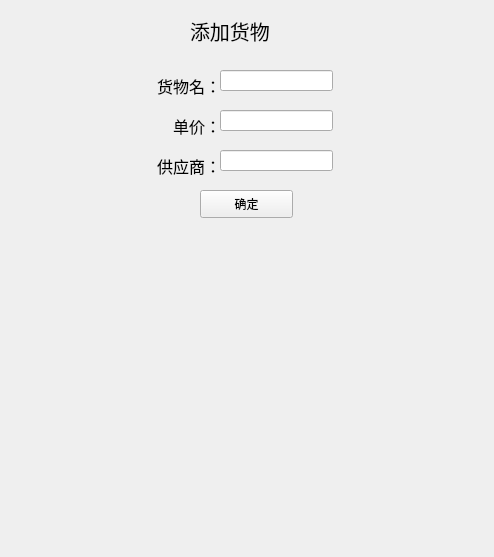
<?xml version="1.0" encoding="UTF-8"?>
<ui version="4.0">
 <class>UpdateDlg</class>
 <widget class="QDialog" name="UpdateDlg">
  <property name="geometry">
   <rect>
    <x>0</x>
    <y>0</y>
    <width>494</width>
    <height>557</height>
   </rect>
  </property>
  <property name="windowTitle">
   <string>Dialog</string>
  </property>
  <widget class="QStackedWidget" name="stackedWidget">
   <property name="geometry">
    <rect>
     <x>0</x>
     <y>0</y>
     <width>491</width>
     <height>551</height>
    </rect>
   </property>
   <property name="currentIndex">
    <number>3</number>
   </property>
   <widget class="QWidget" name="page_sup">
    <widget class="QLabel" name="label">
     <property name="geometry">
      <rect>
       <x>150</x>
       <y>60</y>
       <width>81</width>
       <height>31</height>
      </rect>
     </property>
     <property name="font">
      <font>
       <pointsize>12</pointsize>
      </font>
     </property>
     <property name="text">
      <string>货物名：</string>
     </property>
     <property name="alignment">
      <set>Qt::AlignRight|Qt::AlignTrailing|Qt::AlignVCenter</set>
     </property>
    </widget>
    <widget class="QLabel" name="label_2">
     <property name="geometry">
      <rect>
       <x>150</x>
       <y>100</y>
       <width>81</width>
       <height>31</height>
      </rect>
     </property>
     <property name="font">
      <font>
       <pointsize>12</pointsize>
      </font>
     </property>
     <property name="text">
      <string>单价：</string>
     </property>
     <property name="alignment">
      <set>Qt::AlignRight|Qt::AlignTrailing|Qt::AlignVCenter</set>
     </property>
    </widget>
    <widget class="QLabel" name="label_3">
     <property name="geometry">
      <rect>
       <x>130</x>
       <y>140</y>
       <width>101</width>
       <height>31</height>
      </rect>
     </property>
     <property name="font">
      <font>
       <pointsize>12</pointsize>
      </font>
     </property>
     <property name="text">
      <string>供应商：</string>
     </property>
     <property name="alignment">
      <set>Qt::AlignRight|Qt::AlignTrailing|Qt::AlignVCenter</set>
     </property>
    </widget>
    <widget class="QLineEdit" name="lineEdit_gname">
     <property name="geometry">
      <rect>
       <x>230</x>
       <y>60</y>
       <width>113</width>
       <height>21</height>
      </rect>
     </property>
    </widget>
    <widget class="QLineEdit" name="lineEdit_price">
     <property name="geometry">
      <rect>
       <x>230</x>
       <y>100</y>
       <width>113</width>
       <height>21</height>
      </rect>
     </property>
    </widget>
    <widget class="QLineEdit" name="lineEdit_sname">
     <property name="geometry">
      <rect>
       <x>230</x>
       <y>140</y>
       <width>113</width>
       <height>21</height>
      </rect>
     </property>
    </widget>
    <widget class="QPushButton" name="pushButton_supYes">
     <property name="geometry">
      <rect>
       <x>200</x>
       <y>180</y>
       <width>93</width>
       <height>28</height>
      </rect>
     </property>
     <property name="text">
      <string>确定</string>
     </property>
    </widget>
    <widget class="QLabel" name="label_7">
     <property name="geometry">
      <rect>
       <x>190</x>
       <y>10</y>
       <width>121</width>
       <height>41</height>
      </rect>
     </property>
     <property name="font">
      <font>
       <pointsize>15</pointsize>
      </font>
     </property>
     <property name="text">
      <string>编辑货物</string>
     </property>
    </widget>
   </widget>
   <widget class="QWidget" name="page_app"/>
   <widget class="QWidget" name="page_edit"/>
   <widget class="QWidget" name="page_sup2">
    <widget class="QLabel" name="label_4">
     <property name="geometry">
      <rect>
       <x>120</x>
       <y>150</y>
       <width>101</width>
       <height>31</height>
      </rect>
     </property>
     <property name="font">
      <font>
       <pointsize>12</pointsize>
      </font>
     </property>
     <property name="text">
      <string>供应商：</string>
     </property>
     <property name="alignment">
      <set>Qt::AlignRight|Qt::AlignTrailing|Qt::AlignVCenter</set>
     </property>
    </widget>
    <widget class="QLineEdit" name="lineEdit_price2">
     <property name="geometry">
      <rect>
       <x>220</x>
       <y>110</y>
       <width>113</width>
       <height>21</height>
      </rect>
     </property>
    </widget>
    <widget class="QPushButton" name="pushButton_supYes2">
     <property name="geometry">
      <rect>
       <x>200</x>
       <y>190</y>
       <width>93</width>
       <height>28</height>
      </rect>
     </property>
     <property name="text">
      <string>确定</string>
     </property>
    </widget>
    <widget class="QLineEdit" name="lineEdit_gname2">
     <property name="geometry">
      <rect>
       <x>220</x>
       <y>70</y>
       <width>113</width>
       <height>21</height>
      </rect>
     </property>
    </widget>
    <widget class="QLabel" name="label_5">
     <property name="geometry">
      <rect>
       <x>140</x>
       <y>110</y>
       <width>81</width>
       <height>31</height>
      </rect>
     </property>
     <property name="font">
      <font>
       <pointsize>12</pointsize>
      </font>
     </property>
     <property name="text">
      <string>单价：</string>
     </property>
     <property name="alignment">
      <set>Qt::AlignRight|Qt::AlignTrailing|Qt::AlignVCenter</set>
     </property>
    </widget>
    <widget class="QLineEdit" name="lineEdit_sname2">
     <property name="geometry">
      <rect>
       <x>220</x>
       <y>150</y>
       <width>113</width>
       <height>21</height>
      </rect>
     </property>
    </widget>
    <widget class="QLabel" name="label_6">
     <property name="geometry">
      <rect>
       <x>140</x>
       <y>70</y>
       <width>81</width>
       <height>31</height>
      </rect>
     </property>
     <property name="font">
      <font>
       <pointsize>12</pointsize>
      </font>
     </property>
     <property name="text">
      <string>货物名：</string>
     </property>
     <property name="alignment">
      <set>Qt::AlignRight|Qt::AlignTrailing|Qt::AlignVCenter</set>
     </property>
    </widget>
    <widget class="QLabel" name="label_8">
     <property name="geometry">
      <rect>
       <x>190</x>
       <y>10</y>
       <width>121</width>
       <height>41</height>
      </rect>
     </property>
     <property name="font">
      <font>
       <pointsize>15</pointsize>
      </font>
     </property>
     <property name="text">
      <string>添加货物</string>
     </property>
    </widget>
   </widget>
   <widget class="QWidget" name="page_app2"/>
   <widget class="QWidget" name="page_edit2"/>
  </widget>
 </widget>
 <resources/>
 <connections/>
</ui>
